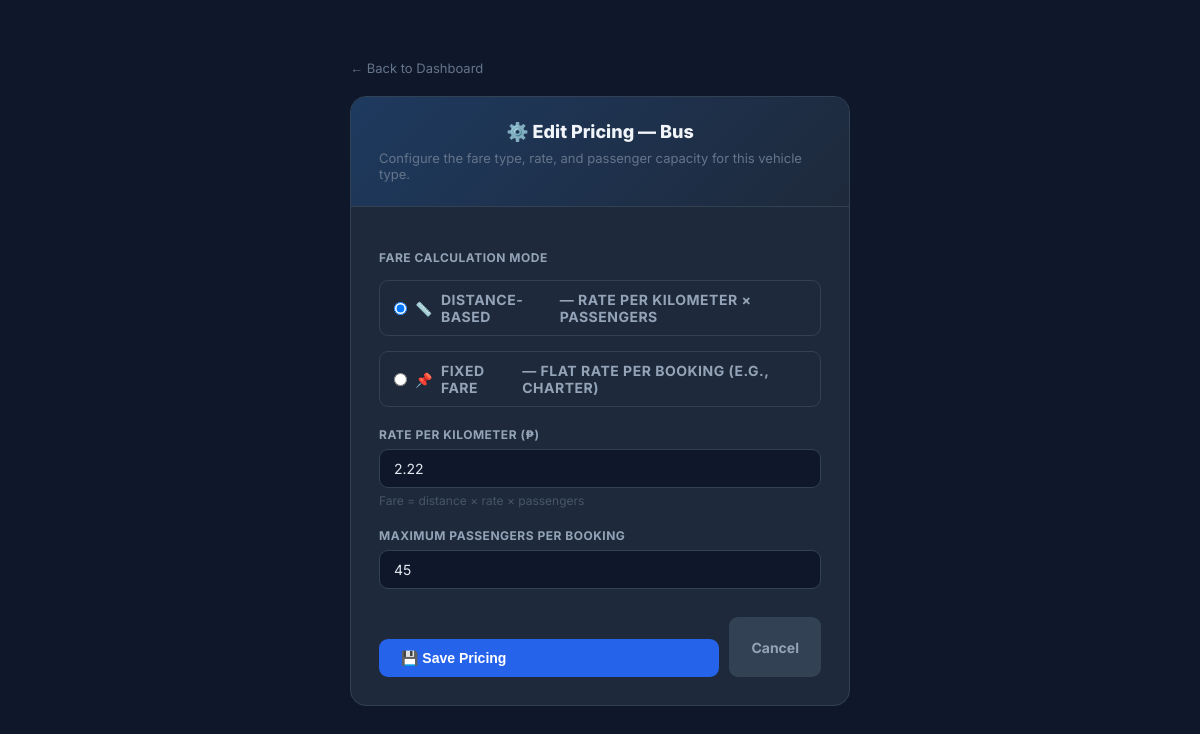
Screenshot of /admin/vehicle-types/edit/1 (signed in) with the database file from the repository.
### tables this page shows
CREATE TABLE vehicle_types (
            type_id INTEGER PRIMARY KEY AUTOINCREMENT,
            type_name TEXT UNIQUE NOT NULL,
            fare_type TEXT NOT NULL DEFAULT 'distance',
            rate_per_km REAL DEFAULT 2.22,
            fixed_fare REAL DEFAULT 0,
            max_passengers INTEGER DEFAULT 45,
            is_available INTEGER DEFAULT 1
        );

### TravelReservationSystem/app.py (the view, shortened to what this page needs)
@app.route("/admin/vehicle-types/edit/<int:type_id>", methods=["GET", "POST"])
def admin_edit_vehicle_type(type_id):
    if "user_id" not in session or session.get("username") != "admin":
        flash("Admin access only.", "error")
        return redirect(url_for("login"))
    conn = get_db()
    vt = conn.execute("SELECT * FROM vehicle_types WHERE type_id=?", (type_id,)).fetchone()
    if not vt:
        conn.close()
        abort(404)
    conn.close()
    return render_template("admin_vehicle_type_form.html", vt=vt)

### TravelReservationSystem/app.py (called while the page is built)
def get_db():
    conn = sqlite3.connect(DATABASE, timeout=30)
    conn.row_factory = sqlite3.Row
    return conn

### TravelReservationSystem/templates/admin_vehicle_type_form.html (shortened to what this page needs)
<!DOCTYPE html>
<html lang="en">
<head>
    <link rel="stylesheet" href="{{ url_for('static', filename='css/style.css') }}">
</head>
<body>
<div class="form-wrap">
    <a href="{{ url_for('admin_dashboard') }}" class="back-link">← Back to Dashboard</a>
    <div class="card">
        <div class="card-header">
            <h1>⚙️ Edit Pricing — {{ vt['type_name'] }}</h1>
            <p>Configure the fare type, rate, and passenger capacity for this vehicle type.</p>
        </div>
        <div class="card-body">
            <form method="POST">
                <div class="field-group">
                    <label>Fare Calculation Mode</label>
                    <label class="radio-label">
                        <input type="radio" name="fare_type" value="distance"
                               {% if vt['fare_type'] == 'distance' %}checked{% endif %}
                               onchange="updateFareFields()">
                        📏 <strong>Distance-based</strong> — Rate per kilometer × passengers
                    </label>
                    <label class="radio-label">
                        <input type="radio" name="fare_type" value="fixed"
                               onchange="updateFareFields()">
                        📌 <strong>Fixed Fare</strong> — Flat rate per booking (e.g., charter)
                    </label>
                </div>
                <div id="distance-fields">
                    <div class="field-group">
                        <label>Rate per Kilometer (₱)</label>
                        <input type="number" name="rate_per_km" step="0.01" min="0"
                               value="{{ '%.2f'|format(vt['rate_per_km']|float) }}"
                               placeholder="e.g. 2.22">
                        <p class="field-hint">Fare = distance × rate × passengers</p>
                    </div>
                </div>
                <div class="field-group">
                    <label>Maximum Passengers per Booking</label>
                    <input type="number" name="max_passengers" min="1" max="500"
                           value="{{ vt['max_passengers'] }}" required>
                </div>
                <div class="btn-row">
                    <button type="submit" class="btn btn-primary">💾 Save Pricing</button>
                    <a href="{{ url_for('admin_dashboard') }}" class="btn btn-ghost">Cancel</a>
                </div>
            </form>
        </div>
    </div>
</div>
</body>
</html>

### TravelReservationSystem/static/css/style.css (style rules this page uses)
* { box-sizing: border-box; }
body { margin: 0; font-family: Arial, sans-serif; min-height: 100vh; background: linear-gradient( rgba(0, 0, 0, 0.60), rgba(0, 0, 0, 0.60) ), url("/static/assets/Background.jpg") center center / cover no-repeat fixed; }
h1 { text-align: center; margin-bottom: 8px; }
label { display: block; margin-top: 15px; margin-bottom: 6px; font-weight: bold; color: #ddd; }
input { width: 100%; padding: 12px; border: 1px solid rgba(255, 255, 255, 0.2); border-radius: 8px; font-size: 15px; background: rgba(20, 20, 20, 0.6); color: #fff; }
input::placeholder { color: #888; }
button { width: 100%; padding: 13px; margin-top: 22px; border: none; border-radius: 8px; background: #1677ff; color: white; font-size: 16px; font-weight: bold; cursor: pointer; }
a { color: #4da6ff; text-decoration: none; }
.back-link { text-align: center; margin-top: 20px; }

### TravelReservationSystem/templates/admin_vehicle_type_form.html (style rules this page uses)
* { box-sizing:border-box;margin:0;padding:0 }
body { font-family:'Inter',Arial,sans-serif;background:#0f172a;color:#e2e8f0;min-height:100vh;display:flex;align-items:flex-start;justify-content:center;padding:40px 16px }
.form-wrap { width:100%;max-width:500px }
.back-link { display:inline-flex;align-items:center;gap:6px;color:#64748b;text-decoration:none;font-size:13px;margin-bottom:20px;transition:.15s }
.card { background:#1e293b;border:1px solid #334155;border-radius:16px;overflow:hidden }
.card-header { background:linear-gradient(135deg,#1e3a5f,#1e293b);padding:24px 28px;border-bottom:1px solid #334155 }
.card-header h1 { font-size:18px;font-weight:800;color:#f1f5f9 }
.card-header p { font-size:13px;color:#64748b;margin-top:4px }
.card-body { padding:28px }
.field-group { margin-bottom:20px }
label { display:block;font-size:12px;font-weight:700;color:#94a3b8;text-transform:uppercase;letter-spacing:.5px;margin-bottom:7px }
input,select { width:100%;background:#0f172a;border:1px solid #334155;border-radius:9px;color:#e2e8f0;padding:10px 14px;font-size:14px;font-family:inherit;transition:.15s;outline:none }
.field-hint { font-size:12px;color:#475569;margin-top:5px }
.radio-label { display:flex;align-items:center;gap:8px;padding:10px 14px;border:1px solid #334155;border-radius:9px;cursor:pointer;font-size:14px;margin-bottom:8px;transition:.15s }
.radio-label input[type=radio] { width:auto;margin:0 }
.btn-row { display:flex;gap:10px;margin-top:28px }
.btn { padding:11px 22px;border-radius:9px;font-size:14px;font-weight:700;border:0;cursor:pointer;text-decoration:none;transition:.15s;display:inline-flex;align-items:center;gap:6px }
.btn-primary { background:#2563eb;color:#fff }
.btn-ghost { background:#334155;color:#94a3b8 }

### rows the page displays
vehicle_types: type_name "Bus", fare_type "☑ 📏 DISTANCE-BASED — RATE PER K", fare_type "☐ 📌 FIXED FARE — FLAT RATE PER", rate_per_km "2.22", max_passengers "45"
